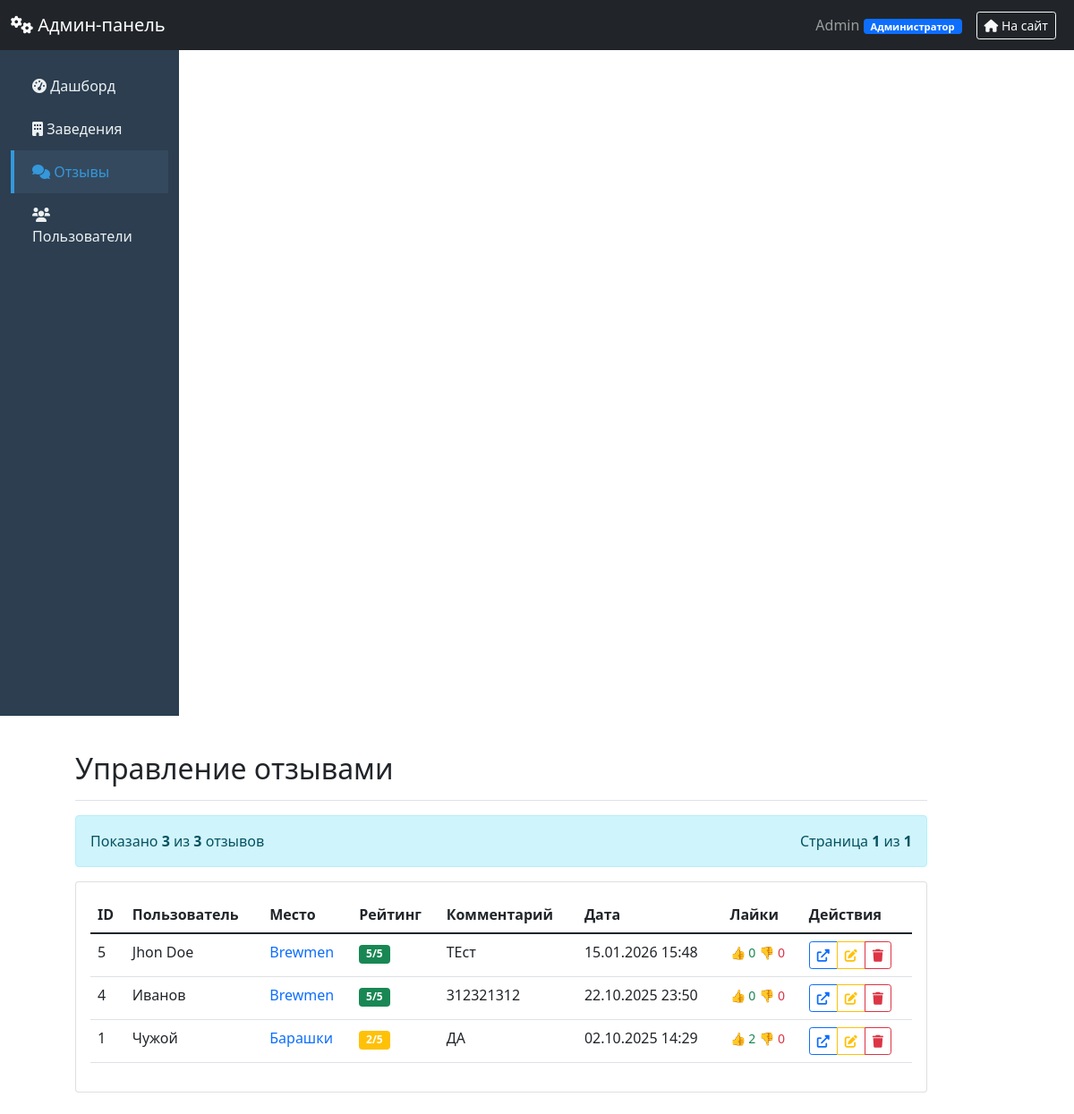
Before: /admin/reviews (signed in) with the older database file.
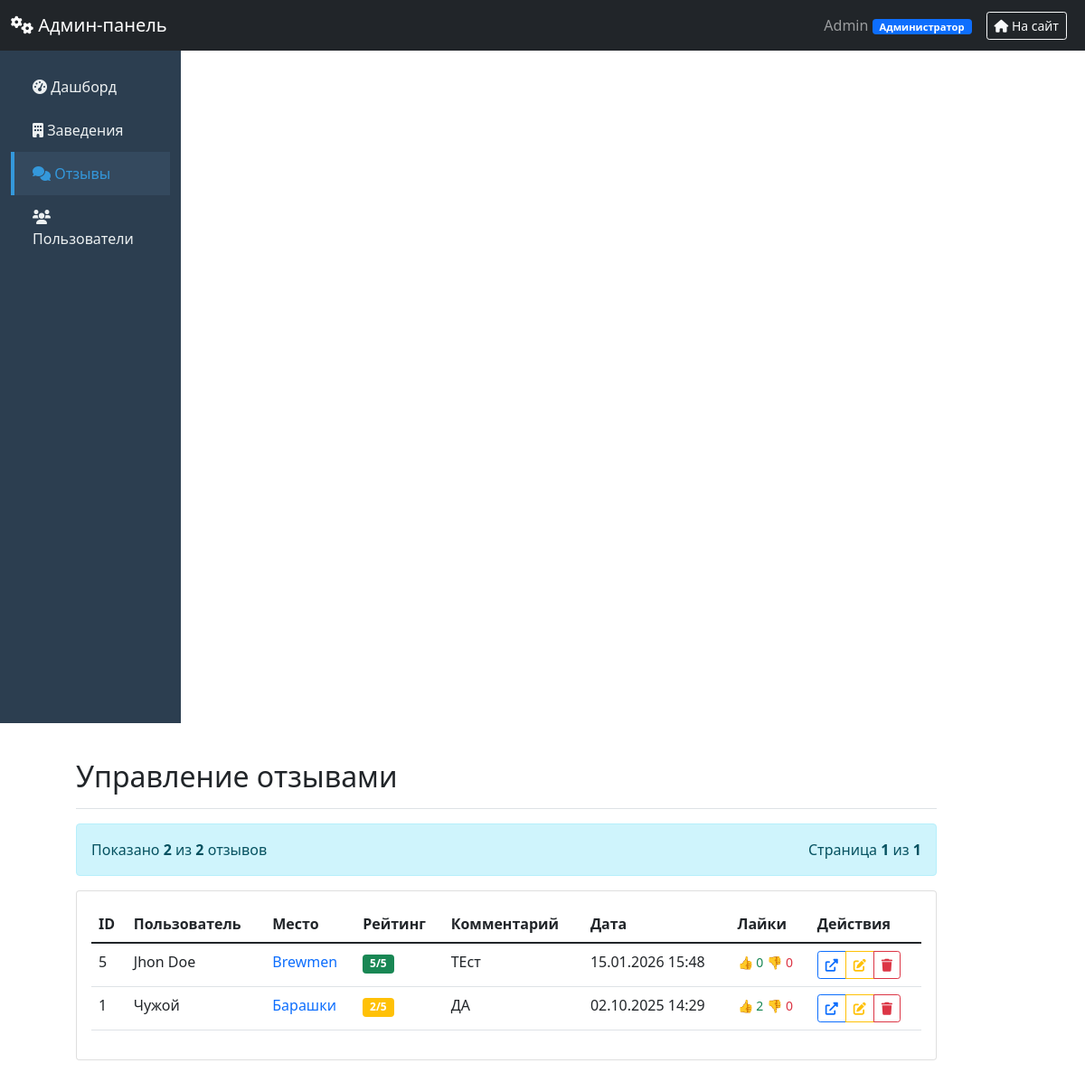
After: the same page with the newer database file.
### main.py (models this page shows, shortened)
class Review(db.Model):
    id = db.Column(db.Integer, primary_key=True)
    restaurant_id = db.Column(db.String(50), nullable=False)
    username = db.Column(db.String(100), nullable=False)
    rating = db.Column(db.Integer, nullable=False)
    comment = db.Column(db.Text)
    created_at = db.Column(db.DateTime, default=get_moscow_time)
    updated_at = db.Column(db.DateTime)  # Добавляем поле для времени редактирования
    likes = db.Column(db.Integer, default=0)
    dislikes = db.Column(db.Integer, default=0)
    user_token = db.Column(db.String(255))  # Для анонимных пользователей
    device_fingerprint = db.Column(db.String(255))  # Добавляем это поле
    user_ratings = db.Column(db.JSON, default=dict)

class Place(db.Model):
    __tablename__ = 'place'
    id = db.Column(db.Integer, primary_key=True)
    title = db.Column(db.String(100), nullable=True)
    slug = db.Column(db.String(100), unique=True, nullable=True)  # Для английских URL
    description = db.Column(db.Text, nullable=True)
    tags = db.Column(db.Text, nullable=True)
    telephone = db.Column(db.String(20), nullable=True)
    address = db.Column(db.String(200), nullable=True)
    image_path = db.Column(db.String(200), nullable=True)
    additional_images = db.Column(db.JSON, default=list)
    category = db.Column(db.String(50), nullable=False, default='Restaurant')
    category_en = db.Column(db.String(50), nullable=False, default='Restaurant')
    latitude = db.Column(db.Float)  # широта для карт
    longitude = db.Column(db.Float)  # долгота для карт
    working_hours = db.Column(db.JSON)  # {"пн-пт": "10:00-22:00", "сб-вс": "11:00-23:00"}
    menu_pdf_path = db.Column(db.String(255))  # Пдф файлы
    CATEGORY_MAPPING = {
        'Ресторан': 'Restaurant',
        'Кафе': 'Cafe',
        'Магазин': 'Shop',
        'Музей': 'Museum',
        'Театр': 'Theatre',
        'Библиотека': 'Library',
        'Парк': 'Park',
        'Кинотеатр': 'Cinema',
        'Спортплощадка': 'Sports',
        'Церковь': 'Church',
        'Гостиница': 'Hotel',
        'Иконка': 'Icon'
    }

### main.py (the view)
@app.route('/admin/reviews')
@admin_required
def admin_reviews_page():
    user = User.query.filter_by(username=session['username']).first()
    if user.role == 'trainee':
        return render_template('Error.html', error_code=403, error_message="Доступ запрещён"), 403
    page = request.args.get('page', 1, type=int)
    per_page = 20
    reviews_pagination = Review.query.order_by(Review.created_at.desc()).paginate(
        page=page,
        per_page=per_page,
        error_out=False
    )
    reviews_with_places = []
    for review in reviews_pagination.items:
        place = None
        if review.restaurant_id.isdigit():
            place = Place.query.get(int(review.restaurant_id))
        else:
            place = Place.query.filter_by(slug=review.restaurant_id).first()
        reviews_with_places.append({
            'review': review,
            'place_title': place.title if place else review.restaurant_id,
            'place_url': url_for('place_page_by_slug', category_en=place.category_en,
                                 slug=place.slug) if place and place.slug else url_for('restaurant_page',
                                                                                       id=place.id) if place else '#'
        })
    return render_template('admin_reviews.html',
                           current_user=user,
                           reviews_data=reviews_with_places,
                           pagination=reviews_pagination)

### main.py (called while the page is built)
def get_role_display_name(role):
    return ROLE_PERMISSIONS.get(role, {}).get('name', role)

def admin_required(f):
    @wraps(f)
    def decorated_function(*args, **kwargs):
        if 'username' not in session:
            flash('Требуется авторизация', 'error')
            return redirect(url_for('index'))
        user = User.query.filter_by(username=session['username']).first()
        from flask import g
        g.current_user = user
        return f(*args, **kwargs)
    return decorated_function

@app.context_processor
def utility_processor():
    def generate_category_en_for_template(category_name):
        """Генерация английского названия категории для шаблонов"""
        return generate_category_en(category_name)
    return {'generate_category_en_for_template': generate_category_en_for_template}

    @property
    def role_display(self):
        return get_role_display_name(self.role)

### templates/admin_reviews.html (shortened to what the changed rows need)
{% extends "base_admin.html" %}
{% block content %}
<div class="d-flex justify-content-between flex-wrap flex-md-nowrap align-items-center pt-3 pb-2 mb-3 border-bottom">
    <h1 class="h2">Управление отзывами</h1>
</div>
<div class="alert alert-info d-flex justify-content-between align-items-center">
    <span>
        Показано <strong>{{ reviews_data|length }}</strong> из <strong>{{ pagination.total }}</strong> отзывов
    </span>
</div>
<div class="card">
    <div class="card-body">
        <div class="table-responsive">
            <table class="table table-hover">
                <thead>
                    <tr>
                        <th>ID</th>
                        <th>Пользователь</th>
                        <th>Место</th>
                        <th>Рейтинг</th>
                        <th>Комментарий</th>
                        <th>Дата</th>
                        <th>Лайки</th>
                        <th>Действия</th>
                    </tr>
                </thead>
                <tbody>
                    {% for item in reviews_data %}
                    {% set review = item.review %}
                    <tr>
                        <td>{{ review.id }}</td>
                        <td>{{ review.username }}</td>
                        <td>
                            <a href="{{ item.place_url }}" target="_blank" class="text-decoration-none">
                                {{ item.place_title }}
                            </a>
                        </td>
                        <td>
                            <span class="badge bg-{{ 'success' if review.rating >= 4 else 'warning' }} if review.rating == 3 else 'danger' }}">
                                {{ review.rating }}/5
                            </span>
                        </td>
                        <td>
                            {% if review.comment %}
                                {{ review.comment[:100] }}{% if review.comment|length > 100 %}...{% endif %}
                            {% else %}
                                <span class="text-muted">—</span>
                            {% endif %}
                        </td>
                        <td>{{ review.created_at.strftime('%d.%m.%Y %H:%M') }}</td>
                        <td>
                            <small class="text-success">👍 {{ review.likes or 0 }}</small>
                            <small class="text-danger">👎 {{ review.dislikes or 0 }}</small>
                        </td>
                        <td>
                            <div class="btn-group btn-group-sm">
                                <a href="{{ item.place_url }}#review-{{ review.id }}"
                                   class="btn btn-outline-primary"
                                   target="_blank"
                                   title="Перейти к отзыву">
                                    <i class="fas fa-external-link-alt"></i>
                                </a>
                                <button class="btn btn-outline-warning edit-review"
                                        data-review-id="{{ review.id }}"
                                        data-username="{{ review.username }}"
                                        data-rating="{{ review.rating }}"
                                        data-comment="{{ review.comment }}"
                                        title="Редактировать отзыв">
                                    <i class="fas fa-edit"></i>
                                </button>
                                <button class="btn btn-outline-danger delete-review"
                                        data-review-id="{{ review.id }}"
                                        data-username="{{ review.username }}"
                                        title="Удалить отзыв">
                                    <i class="fas fa-trash"></i>
                                </button>
                            </div>
                        </td>
                    </tr>
                    {% endfor %}
                </tbody>
            </table>
        </div>
    </div>
</div>
{% endblock %}

Changed rows visible on the page:
no longer on one of the page's lists (row unchanged): Place: place_title "Brewmen"
removed Review: id "4", username "Иванов", rating "5", comment "312321312", created_at "22.10.2025 23:50", likes "0", dislikes "0"
Other visible differences:
{{ reviews_data|length }}: "3" → "2"
{{ pagination.total }}: "3" → "2"
